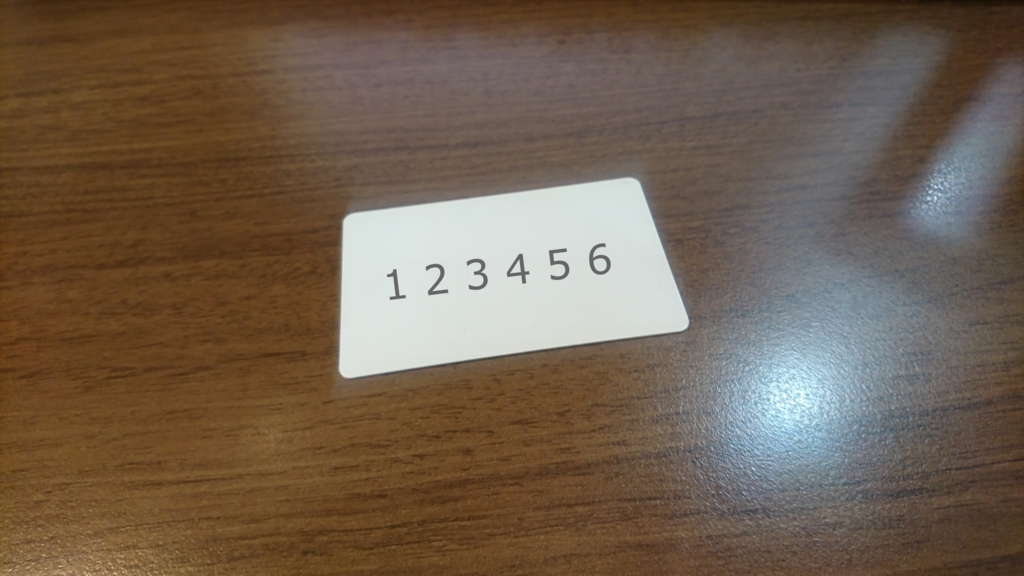
#> input picture image_processing/img/20170525121936.jpg, 1024 x 576 px; its folder holds only this picture in this run
$ python -i opencv_simulator.py   (imports and definitions only)
#> lines starting #> are read from the running program, lines starting #| are printed output that depends on the picture; after the words box and inside, x2 and y2 are one past the last pixel; in counts of white or black regions, pixels touching at a corner belong together
# USAGE
# tkinter_test.py

# import the necessary packages
import cv2
import math
import numpy as np
import tkFileDialog
from Tkinter import *
from PIL import Image
from PIL import ImageTk

size = (400, 400)

init = True

def select_image():
	# grab a reference to the image panels
	global panelA, panelB, path
	global init

	if init == True:
		path = tkFileDialog.askopenfilename()
#> the answer given: img/20170525121936.jpg
		init = False

	# ensure a file path was selected
	if len(path) > 0:
		# load the image from disk, convert it to grayscale, and detect
		# edges in it
		image = cv2.imread(path)
#> image is the input picture: shape (576, 1024, 3); mean B, G, R 79.1, 95.9, 113.5
		image = cv2.resize(image, (size[0], size[1]))
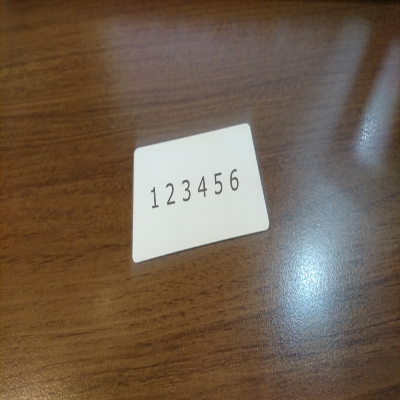
#> image: shape (400, 400, 3); mean B, G, R 79, 95.8, 113.4
		gray = cv2.cvtColor(image, cv2.COLOR_BGR2GRAY)
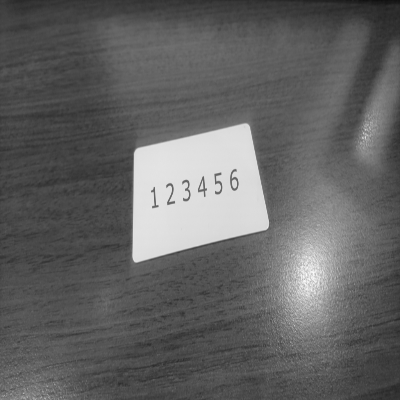
#> gray: shape (400, 400); min 16, max 251, mean 99.1
		edged = cv2.Canny(gray, 50, 100)
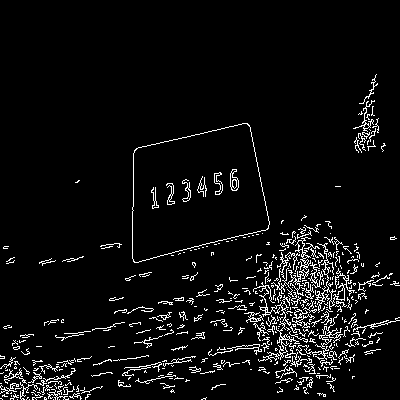
#> edged: shape (400, 400); 5.4% white in thin lines or dots, all inside (x1, y1, x2, y2) = (0, 74, 400, 400)

		# OpenCV represents images in BGR order; however PIL represents
		# images in RGB order, so we need to swap the channels
		image = cv2.cvtColor(image, cv2.COLOR_BGR2RGB)

		#------------------------------------------------------
		minLineLength=100
		lines= cv2.HoughLines(edged, 100, math.pi/180.0, 200, np.array([]), 0, 0)
#> lines = 16 rows, first 8: [400, 1.22], [400, 1.19], [300, 1.62], [0, 2.36], [400, 0.401], [-100, 2.6], [-200, 2.84], [200, 1.9]
		# [5 lines of commented-out code are left out]

		a,b,c = lines.shape
#> a = 16; b = 1; c = 2
		print(len(lines))
#| 16
		line_len = 600
		for i in range(a):
		    rho = lines[i][0][0]
		    theta = lines[i][0][1]
		    a = math.cos(theta)
		    b = math.sin(theta)
		    x0, y0 = a*rho, b*rho
		    pt1 = ( int(x0+line_len*(-b)), int(y0+line_len*(a)) )
		    pt2 = ( int(x0-line_len*(-b)), int(y0-line_len*(a)) )
		    cv2.line(image, pt1, pt2, (0, 0, 255), 2, cv2.LINE_AA)
#> this loop made 16 passes
#> (rho, theta, a, b, x0, y0, pt1, pt2) on passes 1 to 10: (400, 1.22, 0.342, 0.94, 136.8, 375.9, (-427, 581), (700, 170)), (400, 1.19, 0.375, 0.927, 149.8, 370.9, (-406, 595), (706, 146)), (300, 1.62, -0.0523, 0.999, -15.7, 299.6, (-614, 268), (583, 330)), (0, 2.36, -0.707, 0.707, 0, 0, (-424, -424), (424, 424)), (400, 0.401, 0.921, 0.391, 368.2, 156.3, (133, 708), (602, -396)), (-100, 2.6, -0.857, 0.515, 85.72, -51.5, (-223, -565), (394, 462)), (-200, 2.84, -0.956, 0.292, 191.3, -58.47, (15, -632), (366, 515)), (200, 1.9, -0.326, 0.946, -65.11, 189.1, (-632, -6), (502, 384)), (100, 2.13, -0.53, 0.848, -52.99, 84.8, (-561, -233), (455, 402)), (200, 1.87, -0.292, 0.956, -58.47, 191.3, (-632, 15), (515, 366))
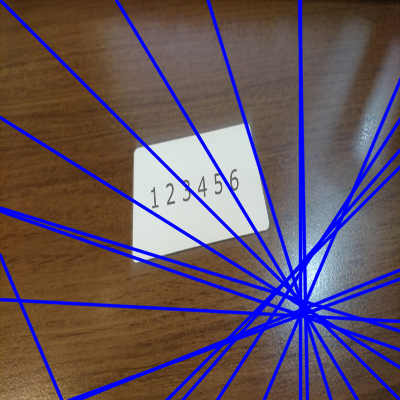
#> image: shape (400, 400, 3); mean R, G, B 100, 83.6, 96.8

		#------------------------------------------------------

		# convert the images to PIL format...
		image = Image.fromarray(image)
		edged = Image.fromarray(edged)

		# ...and then to ImageTk format
		image = ImageTk.PhotoImage(image)
		edged = ImageTk.PhotoImage(edged)

		# if the panels are None, initialize them
		if panelA is None or panelB is None:
			# the first panel will store our original image
			panelA = Label(image=image, width=size[0], height=size[1])
			panelA.image = image
			panelA.pack(side="left", padx=10, pady=10)

			# while the second panel will store the edge map
			panelB = Label(image=edged, width=size[0], height=size[1])
			panelB.image = edged
			panelB.pack(side="right", padx=10, pady=10)

		# otherwise, update the image panels
		else:
			# update the pannels
			panelA.configure(image=image, width=size[0], height=size[1])
			panelB.configure(image=edged, width=size[0], height=size[1])
			panelA.image = image
			panelB.image = edged


# [74 lines of commented-out code are left out]
# [1 line not run here, left out]
panelA = None
panelB = None

def sel():
   selection = "Value = " + str(var1.get())
   label.config(text = selection)


# [1 line that did not run here, left out]
# [1 line not run here, left out]

#canny
# [1 line that did not run here, left out]
# [2 lines not run here, left out]

var1 = DoubleVar()
# [1 line that did not run here, left out]
# [1 line not run here, left out]

var2 = DoubleVar()
# [1 line that did not run here, left out]
# [1 line not run here, left out]

#HoughLinesP


# [1 line that did not run here, left out]
# [1 line not run here, left out]

# [1 line that did not run here, left out]
# [4 lines not run here, left out]

>>> result = select_image()
